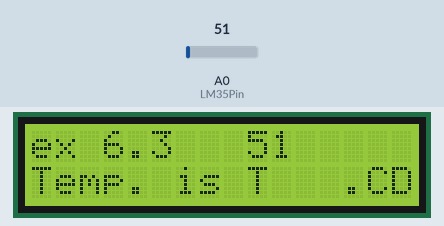
This sketch was run on a simulated Arduino Uno, built with avr-gcc and run on an emulated ATmega328P. Shown: 16×2 character LCD. The test bench sets the inputs (shaded band); at power-on: A0 (LM35Pin) = 51.

Above: at 4.3 s.
4.4 s: A0 (LM35Pin) set to 61
At 6.4 s:
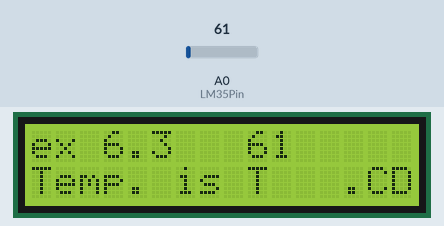
7.1 s: A0 (LM35Pin) set to 71
At 8.3 s:
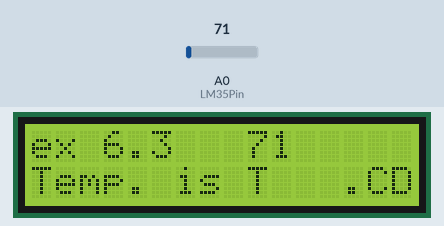
9.8 s: A0 (LM35Pin) set to 86
At 12.2 s:
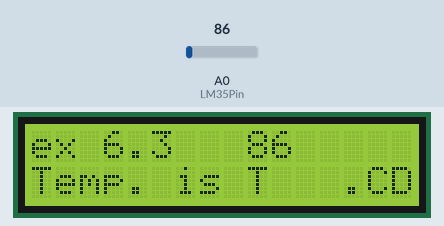
Timing chart, 0 to 13.7 s (numbered marks = the images above; inputs shaded):
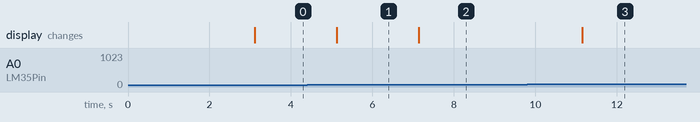

The sketch:

ex_6_3_start.ino
```cpp
/*
 예제 6.3
 LM35를 이용한 온도 측정
 */

// I2C 통신 라이브러리 설정
#include <Wire.h>
// I2C LCD 라리브러리 설정
#include <LiquidCrystal_I2C.h>

// LCD I2C address 설정
// PCF8574:0x27, PCF8574A:0x3F
LiquidCrystal_I2C lcd(0x27,16,2);

// 0번 아날로그핀을 LM35 입력으로 설정한다.
const int LM35Pin = 0;

void setup() {

  // 16X2 LCD 모듈 설정하고 백라이트를 켠다.
  lcd.init(); // LCD 설정
  lcd.backlight();

  // 메세지를 표시한다.
  lcd.print("ex 6.3");
  lcd.setCursor(0,1);
  lcd.print("Checking Temp.");

  // 3초동안 메세지를 표시한다.
  delay(3000);

  // 모든 메세지를 삭체한 뒤
  // 숫자를 제외한 부분들을 미리 출력시킨다.


  lcd.print("ADC :  ");
  lcd.setCursor(0,1);
  lcd.print("Temp. is ");

  //LCD 문자표에서 '°' 기호를 직접 써준다


   // '°' 기호 문자코드
  lcd.setCursor(14,1);
  lcd.print("C");  // 'C'를 표시한다.
}

void loop(){
  int adcValue; // 실제 센서로부터 읽은 값 (0~1023)
  long temp; // 현재의 온도

  // LM35의 Vout을 읽는다.
  adcValue = analogRead(LM35Pin);
  // 온도값으로 환산한다. 오버플로우 방지를 위하여 500L로 표시한다.
  // 500L의 경우 500을 32비트 long 형태의 숫자로 나타내 준다.


  // 전에 표시했던 내용을 지우고 LCD에 ADC 값과 온도를 출력한다.
  // 지우지 않으면 이전에 표시했던 값이 남게 된다.
  lcd.setCursor(9,0);
  lcd.print("    ");
  // ADC 값을 표시한다
  lcd.setCursor(9,0);
  lcd.print(adcValue);

  // 전에 표시했던 내용을 지운다.
  lcd.setCursor(10,1);
  lcd.print("   ");
  // 온도를 표시한다


  delay(2000);
}
```

Measured:
- after the input at 4.4 s, the display: changes after 0.72 s (image 1)
- after the input at 7.1 s, the display: changes at once (image 2)
- after the input at 9.8 s, the display: changes after 1.4 s (image 3)
